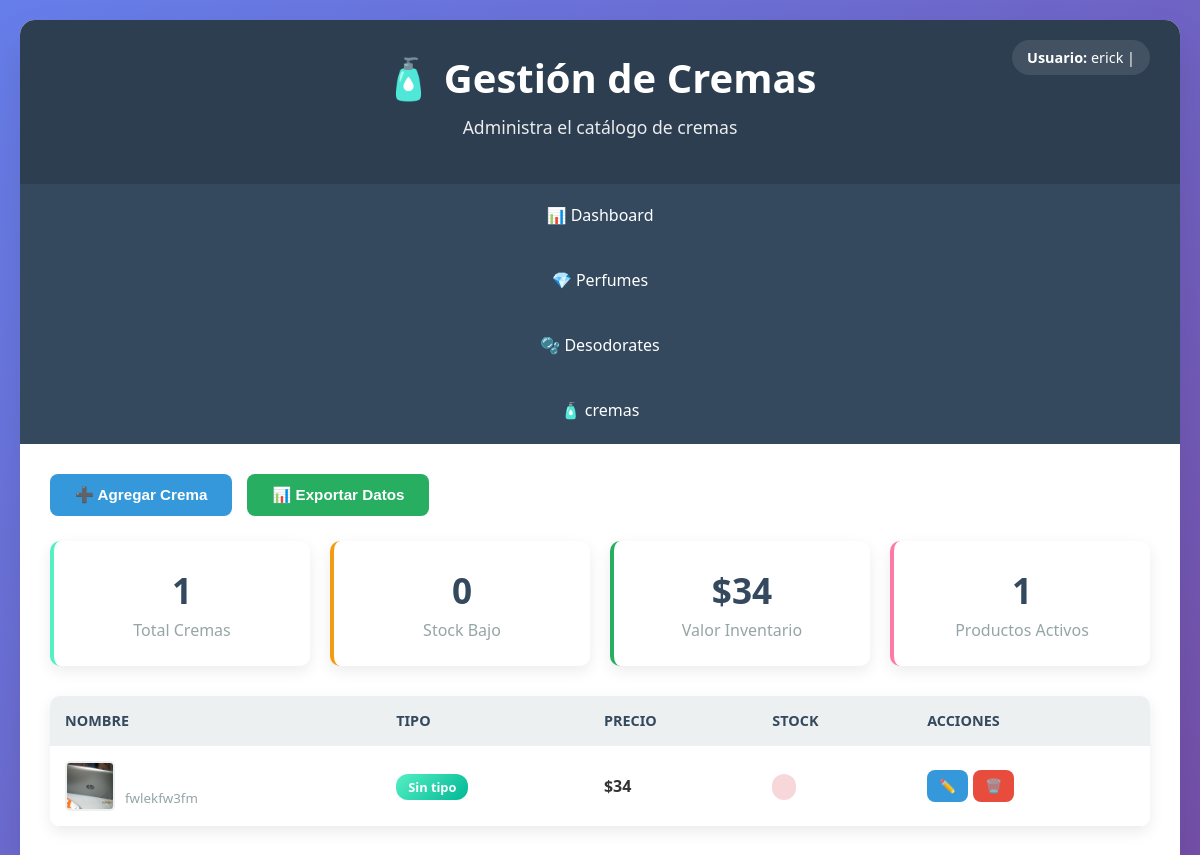
Screenshot of /cremasadmin/ (signed in) with the database file from the repository.
### newapp/models.py (models this page shows, shortened)
class cremas(models.Model):
    idcremas = models.CharField(primary_key=True, max_length=50)
    marca = models.CharField(max_length=50)
    descripcion = models.TextField()
    precio = models.IntegerField()
    precio_inv = models.IntegerField(null=True)
    tamano = models.IntegerField()
    cantidad = models.IntegerField()
    imagen = models.ImageField(upload_to='cremas/', null=True, blank=True)

### appadmin/views.py (the view)
# urls.py: path('cremasadmin/',gestion_cremas, name='cremasadmin'),
@login_required
def gestion_cremas(request):
    lista_cremas = cremas.objects.all().order_by('-idcremas')
    total_cremas_count = cremas.objects.count()
    valor_total_cremas = cremas.objects.aggregate(total=Sum('precio'))['total'] or 0
    context = {
        'cremas': lista_cremas,
        'total_cremas': total_cremas_count,
        'stock_bajo_cremas': 0,
        'valor_total_cremas': valor_total_cremas,
        'cremas_activas': total_cremas_count,
    }
    return render(request, 'gestion_cremas.html', context)

### appadmin/templates/gestion_cremas.html (shortened to what this page needs)
{% extends "base_admin.html" %}
{% block page_title %}🧴 Gestión de Cremas{% endblock %}
{% block page_subtitle %}Administra el catálogo de cremas{% endblock %}
{% block content %}
<div class="action-buttons">
    <button class="btn btn-primary" onclick="abrirModalCrear()">
        ➕ Agregar Crema
    </button>
    <button class="btn btn-success" onclick="exportarDatos()">
        📊 Exportar Datos
    </button>
</div>
<div class="crema-stats">
    <div class="crema-card">
        <h3>{{ total_cremas|default:"0" }}</h3>
        <p>Total Cremas</p>
    </div>
    <div class="crema-card" style="border-left-color: #f39c12;">
        <h3>{{ stock_bajo_cremas|default:"0" }}</h3>
        <p>Stock Bajo</p>
    </div>
    <div class="crema-card" style="border-left-color: #27ae60;">
        <h3>${{ valor_total_cremas|default:"0" }}</h3>
        <p>Valor Inventario</p>
    </div>
    <div class="crema-card" style="border-left-color: #fd79a8;">
        <h3>{{ cremas_activas|default:"0" }}</h3>
        <p>Productos Activos</p>
    </div>
</div>
<div class="products-table">
    <table>
        <thead>
            <tr>
                <th>Nombre</th>
                <th>Tipo</th>
                <th>Precio</th>
                <th>Stock</th>
                <th>Acciones</th>
            </tr>
        </thead>
        <tbody>
            {% for crema in cremas %}
            <tr>
                <td>
                    <div style="display: flex; align-items: center; gap: 10px;">
                        {% if crema.imagen %}
                        <img src="{{ crema.imagen.url }}" class="product-image" alt="{{ crema.nombre }}">
                        {% else %}
                        <div class="product-image" style="background: #ecf0f1; display: flex; align-items: center; justify-content: center;">
                            🧴
                        </div>
                        {% endif %}
                        <div>
                            {% if crema.descripcion %}
                            <br><small style="color: #95a5a6;">{{ crema.descripcion|truncatewords:5 }}</small>
                            {% endif %}
                        </div>
                    </div>
                </td>
                <td>
                    <span class="badge tipo-badge">
                        {{ crema.get_tipo_display|default:"Sin tipo" }}
                    </span>
                </td>
                <td><strong>${{ crema.precio }}</strong></td>
                <td>
                    {% if crema.stock > 10 %}
                    <span class="badge badge-success">{{ crema.stock }}</span>
                    {% elif crema.stock > 0 %}
                    <span class="badge badge-warning">{{ crema.stock }}</span>
                    {% else %}
                    <span class="badge badge-danger">{{ crema.stock }}</span>
                    {% endif %}
                </td>
                <td>
                    <div class="btn-group">
                        <button class="btn btn-primary" onclick="editarCrema({{ crema.id }})">
                            ✏️
                        </button>
                        <button class="btn btn-danger" onclick="eliminarCrema({{ crema.id }})">
                            🗑️
                        </button>
                    </div>
                </td>
            </tr>
            {% endfor %}
        </tbody>
    </table>
</div>
{% endblock %}

### appadmin/templates/base_admin.html (shortened to what this page needs)
<!DOCTYPE html>
<html lang="es">
<head>
</head>
<body>
    <div class="admin-container">
        <div class="admin-header">
            <h1>{% block page_title %}🛍️ Panel de Administración{% endblock %}</h1>
            <p>{% block page_subtitle %}Gestiona todos los productos de Esencias Exclusivas{% endblock %}</p>
            <div class="user-info">
                <strong>Usuario:</strong> {{ user.username }} |
            </div>
        </div>
        <nav class="admin-nav">
            <ul class="nav-tabs">
                <li><a href="{% url 'dashboard' %}" class="nav-link">📊 Dashboard</a></li>
                <li><a href="{% url 'gestionperfumes' %}" class="nav-link">💎 Perfumes</a></li>
                <li><a href="{% url 'desodoadmin' %}" class="nav-link">🫧 Desodorates</a></li>
                <li><a href="{% url 'cremasadmin' %}" class="nav-link">🧴 cremas</a></li>
            </ul>
        </nav>
        <div class="tab-content">
            {% block content %}
            {% endblock %}
        </div>
    </div>
</body>
</html>

### appadmin/templates/base_admin.html (style rules this page uses)
:root { --primary: #2c3e50; --secondary: #3498db; --success: #27ae60; --warning: #f39c12; --danger: #e74c3c; --light: #ecf0f1; --dark: #34495e; --gray: #95a5a6; }
* { margin: 0; padding: 0; box-sizing: border-box; }
body { font-family: 'Segoe UI', Tahoma, Geneva, Verdana, sans-serif; background: linear-gradient(135deg, #667eea 0%, #764ba2 100%); min-height: 100vh; padding: 20px; color: #333; }
.admin-container { max-width: 1400px; margin: 0 auto; background: white; border-radius: 15px; box-shadow: 0 20px 40px rgba(0,0,0,0.1); overflow: hidden; }
.admin-header { background: var(--primary); color: white; padding: 30px; text-align: center; position: relative; }
.admin-header h1 { font-size: 2.5em; margin-bottom: 10px; }
.admin-header p { font-size: 1.1em; opacity: 0.9; margin-bottom: 15px; }
.user-info { position: absolute; top: 20px; right: 30px; background: rgba(255,255,255,0.1); padding: 8px 15px; border-radius: 20px; font-size: 0.9em; }
.admin-nav { background: var(--dark); padding: 0; }
.nav-tabs { display: flex; list-style: none; flex-wrap: wrap; }
.nav-tabs li { flex: 1; min-width: 120px; }
.nav-tabs a { display: block; padding: 20px; color: white; text-decoration: none; text-align: center; transition: all 0.3s ease; border-bottom: 3px solid transparent; font-weight: 500; }
.tab-content { padding: 30px; min-height: 600px; }
li { display:block }
ul { display:flex; flex-direction: column; }

### appadmin/templates/gestion_cremas.html (style rules this page uses)
.crema-stats { display: grid; grid-template-columns: repeat(auto-fit, minmax(200px, 1fr)); gap: 20px; margin-bottom: 30px; }
.crema-card { background: white; padding: 25px; border-radius: 10px; box-shadow: 0 5px 15px rgba(0,0,0,0.08); text-align: center; border-left: 4px solid #55efc4; transition: transform 0.3s ease; }
.crema-card h3 { color: #34495e; font-size: 2.2em; margin-bottom: 5px; }
.crema-card p { color: #95a5a6; font-weight: 500; }
.tipo-badge { background: linear-gradient(135deg, #55efc4, #00b894); color: white; }
.action-buttons { display: flex; gap: 15px; margin-bottom: 25px; flex-wrap: wrap; }
.btn { padding: 12px 25px; border: none; border-radius: 8px; cursor: pointer; font-weight: 600; transition: all 0.3s ease; text-decoration: none; display: inline-flex; align-items: center; gap: 8px; font-size: 0.95em; }
.btn-primary { background: #3498db; color: white; }
.btn-success { background: #27ae60; color: white; }
.btn-danger { background: #e74c3c; color: white; }
.products-table { width: 100%; background: white; border-radius: 10px; overflow: hidden; box-shadow: 0 5px 15px rgba(0,0,0,0.08); margin-bottom: 30px; }
.products-table table { width: 100%; border-collapse: collapse; }
.products-table th, .products-table td { padding: 15px; text-align: left; border-bottom: 1px solid #ecf0f1; }
.products-table th { background: #ecf0f1; font-weight: 600; color: #34495e; font-size: 0.9em; text-transform: uppercase; }
.product-image { width: 50px; height: 50px; border-radius: 5px; object-fit: cover; border: 2px solid #ecf0f1; }
.badge { padding: 4px 12px; border-radius: 12px; font-size: 0.8em; font-weight: 600; }
.badge-danger { background: #f8d7da; color: #721c24; }
.btn-group { display: flex; gap: 5px; }
.btn-group .btn { padding: 8px 12px; font-size: 0.85em; }

### rows the page displays
cremas: imagen (picture), descripcion "fwlekfw3fm", tipo "Sin tipo", precio "34"

### other values shown
{{ user.username }} "erick"
{{ total_cremas|default:"0" }} "1"
{{ stock_bajo_cremas|default:"0" }} "0"
{{ valor_total_cremas|default:"0" }} "34"
{{ cremas_activas|default:"0" }} "1"
